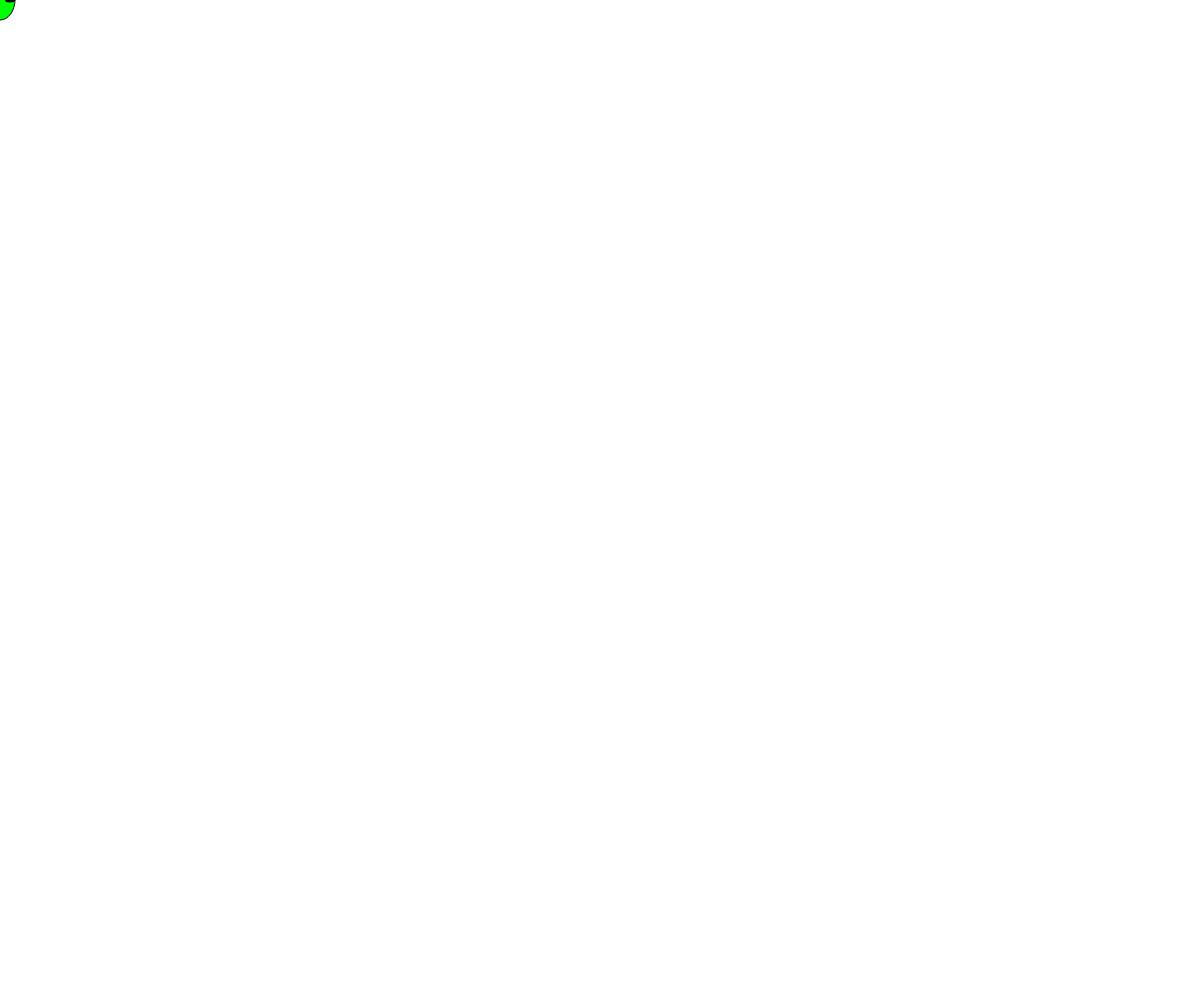
Frame 1 (no input)
Frame 60 (no input): identical to frame 1, image omitted
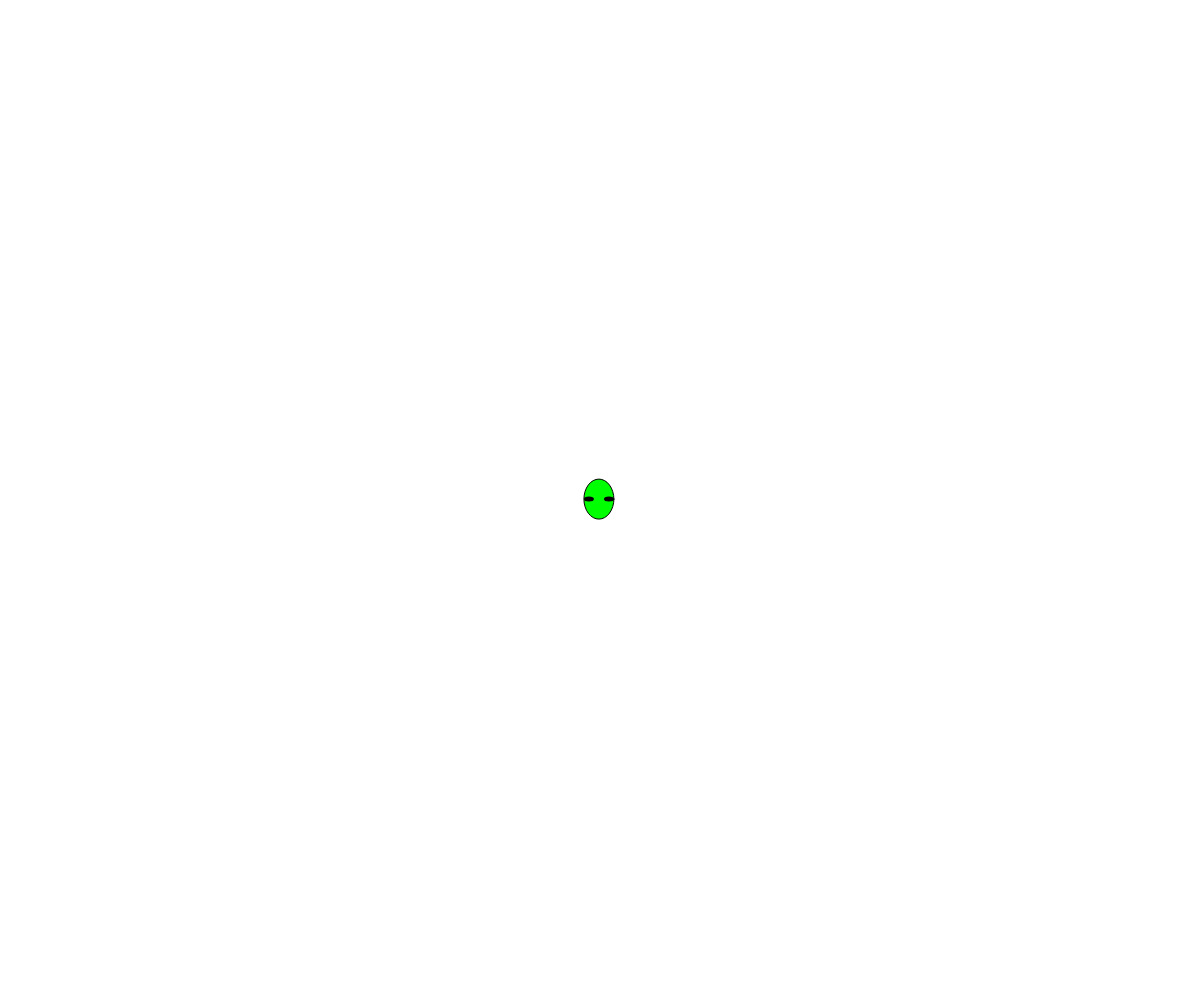
Frame 120 (the mouse pressed at the canvas centre since frame 60)

The p5.js sketch that drew these frames (run headless with seeded random() and noise() and a simulated clock; from frame 60 on, the mouse is pressed at the canvas centre):

// p5.js sketch
// ── sketch.js

let canvas; 
let xPos = 0;
let yPos = 0;
let easing = .1;

function setup(){
    canvas = createCanvas(windowWidth, windowHeight);
    canvas.position(0,0);
    canvas.style("z-index", -2);
    //background(225);
}

function windowResized(){
    resizeCanvas(windowWidth, windowHeight);
}

function draw(){
    clear();

    xPos = xPos + ((mouseX - xPos) * easing);
    yPos = yPos + ((mouseY - yPos) * easing);
    drawThing(xPos, yPos);


}


function drawThing(_x, _y){
    //alien

    //head
    strokeWeight(1);
    fill(0, 255,0);
    ellipse(_x,_y, 30,40);
    
   //left eye
    strokeWeight(0);
    fill(0, 0,0);
    ellipse(_x - 10,_y, 10,5);
    //right eye
    strokeWeight(0);
    fill(0, 0,0);
    ellipse(_x + 10,_y, 10,5);
}
